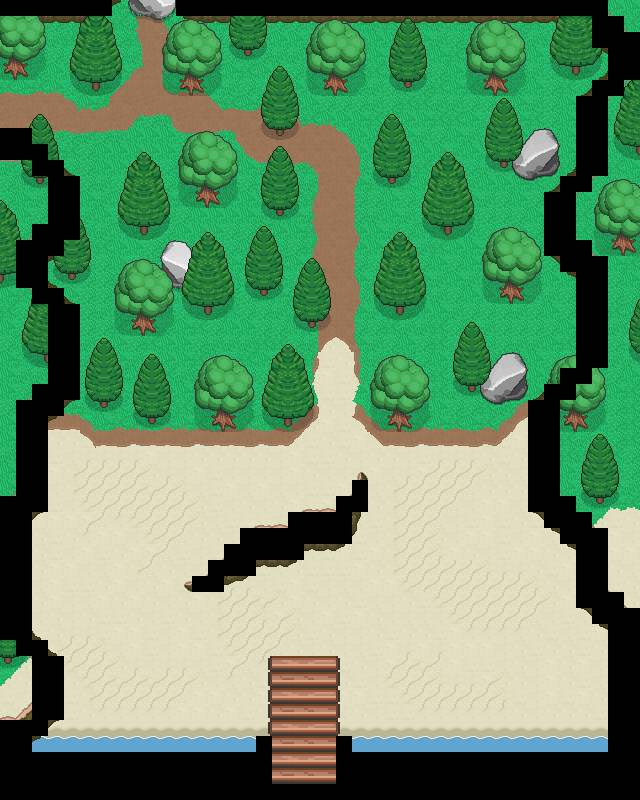

A level layout from a 2D game, rendered from its tile map. Below: a short description, then the map file with tile-grid data replaced by summaries:
An orthogonal 40x50 tile map with 16x16 px tiles, 10 tile layers (BaseLayer, Beach, BeachFeatures, Beach2Forest, ...).

<map version="1.0" orientation="orthogonal" renderorder="right-down" width="40" height="50" tilewidth="16" tileheight="16" nextobjectid="1">
 <tileset firstgid="1" name="TilesheetBiodome" tilewidth="16" tileheight="16" tilecount="2440">
  <image source="../Images/TilesheetBiodome.png" trans="ffffff" width="640" height="976" />
 </tileset>
 <layer name="BaseLayer" width="40" height="50">
  <data>[2000 cells, 2000 non-empty, 17 distinct tile ids]</data>
 </layer>
 <layer name="Beach" width="40" height="50">
  <data>[2000 cells, 349 non-empty, 33 distinct tile ids]</data>
 </layer>
 <layer name="BeachFeatures" width="40" height="50">
  <data>[2000 cells, 54 non-empty, 30 distinct tile ids]</data>
 </layer>
 <layer name="Beach2Forest" width="40" height="50">
  <data>[2000 cells, 132 non-empty, 23 distinct tile ids]</data>
 </layer>
 <layer name="Forest" width="40" height="50">
  <data>[2000 cells, 84 non-empty, 28 distinct tile ids]</data>
 </layer>
 <layer name="Ridges" width="40" height="50">
  <data>[2000 cells, 386 non-empty, 138 distinct tile ids]</data>
 </layer>
 <layer name="ForestFeatures" width="40" height="50">
  <data>[2000 cells, 42 non-empty, 24 distinct tile ids]</data>
 </layer>
 <layer name="Trees" width="40" height="50">
  <data>[2000 cells, 587 non-empty, 54 distinct tile ids]</data>
 </layer>
 <layer name="Trunks" width="40" height="50">
  <data>[2000 cells, 55 non-empty, 5 distinct tile ids]</data>
 </layer>
 <layer name="Blocking" width="40" height="50">
  <data>[2000 cells, 357 non-empty, 1 distinct tile ids]</data>
 </layer>
</map>